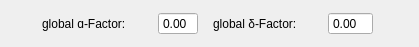
<?xml version="1.0" encoding="UTF-8"?>
<ui version="4.0">
 <class>CorrectionFactorInspector</class>
 <widget class="QDialog" name="CorrectionFactorInspector">
  <property name="geometry">
   <rect>
    <x>0</x>
    <y>0</y>
    <width>419</width>
    <height>47</height>
   </rect>
  </property>
  <property name="windowTitle">
   <string>Dialog</string>
  </property>
  <layout class="QGridLayout" name="gridLayout_2">
   <item row="0" column="0">
    <layout class="QGridLayout" name="gridLayout">
     <property name="sizeConstraint">
      <enum>QLayout::SetFixedSize</enum>
     </property>
     <property name="spacing">
      <number>0</number>
     </property>
     <item row="0" column="6">
      <spacer name="horizontalSpacer_7">
       <property name="orientation">
        <enum>Qt::Horizontal</enum>
       </property>
       <property name="sizeType">
        <enum>QSizePolicy::Fixed</enum>
       </property>
       <property name="sizeHint" stdset="0">
        <size>
         <width>5</width>
         <height>20</height>
        </size>
       </property>
      </spacer>
     </item>
     <item row="0" column="3">
      <widget class="QDoubleSpinBox" name="alphaFactorBox">
       <property name="sizePolicy">
        <sizepolicy hsizetype="Fixed" vsizetype="Fixed">
         <horstretch>0</horstretch>
         <verstretch>0</verstretch>
        </sizepolicy>
       </property>
       <property name="maximumSize">
        <size>
         <width>40</width>
         <height>16777215</height>
        </size>
       </property>
       <property name="frame">
        <bool>true</bool>
       </property>
       <property name="buttonSymbols">
        <enum>QAbstractSpinBox::NoButtons</enum>
       </property>
       <property name="keyboardTracking">
        <bool>false</bool>
       </property>
      </widget>
     </item>
     <item row="0" column="4">
      <spacer name="horizontalSpacer_3">
       <property name="orientation">
        <enum>Qt::Horizontal</enum>
       </property>
       <property name="sizeType">
        <enum>QSizePolicy::Fixed</enum>
       </property>
       <property name="sizeHint" stdset="0">
        <size>
         <width>15</width>
         <height>20</height>
        </size>
       </property>
      </spacer>
     </item>
     <item row="0" column="5">
      <widget class="QLabel" name="label_2">
       <property name="text">
        <string>global δ-Factor:</string>
       </property>
      </widget>
     </item>
     <item row="0" column="1">
      <widget class="QLabel" name="label">
       <property name="text">
        <string>global ɑ-Factor:</string>
       </property>
      </widget>
     </item>
     <item row="0" column="0">
      <spacer name="horizontalSpacer_5">
       <property name="orientation">
        <enum>Qt::Horizontal</enum>
       </property>
       <property name="sizeType">
        <enum>QSizePolicy::Fixed</enum>
       </property>
       <property name="sizeHint" stdset="0">
        <size>
         <width>31</width>
         <height>20</height>
        </size>
       </property>
      </spacer>
     </item>
     <item row="0" column="7">
      <widget class="QDoubleSpinBox" name="deltaFactorBox">
       <property name="sizePolicy">
        <sizepolicy hsizetype="Fixed" vsizetype="Fixed">
         <horstretch>0</horstretch>
         <verstretch>0</verstretch>
        </sizepolicy>
       </property>
       <property name="maximumSize">
        <size>
         <width>45</width>
         <height>16777215</height>
        </size>
       </property>
       <property name="buttonSymbols">
        <enum>QAbstractSpinBox::NoButtons</enum>
       </property>
       <property name="keyboardTracking">
        <bool>false</bool>
       </property>
      </widget>
     </item>
     <item row="0" column="2">
      <spacer name="horizontalSpacer_6">
       <property name="orientation">
        <enum>Qt::Horizontal</enum>
       </property>
       <property name="sizeType">
        <enum>QSizePolicy::Fixed</enum>
       </property>
       <property name="sizeHint" stdset="0">
        <size>
         <width>5</width>
         <height>20</height>
        </size>
       </property>
      </spacer>
     </item>
     <item row="0" column="8">
      <spacer name="horizontalSpacer_4">
       <property name="orientation">
        <enum>Qt::Horizontal</enum>
       </property>
       <property name="sizeType">
        <enum>QSizePolicy::Fixed</enum>
       </property>
       <property name="sizeHint" stdset="0">
        <size>
         <width>35</width>
         <height>0</height>
        </size>
       </property>
      </spacer>
     </item>
    </layout>
   </item>
  </layout>
 </widget>
 <resources/>
 <connections/>
</ui>
